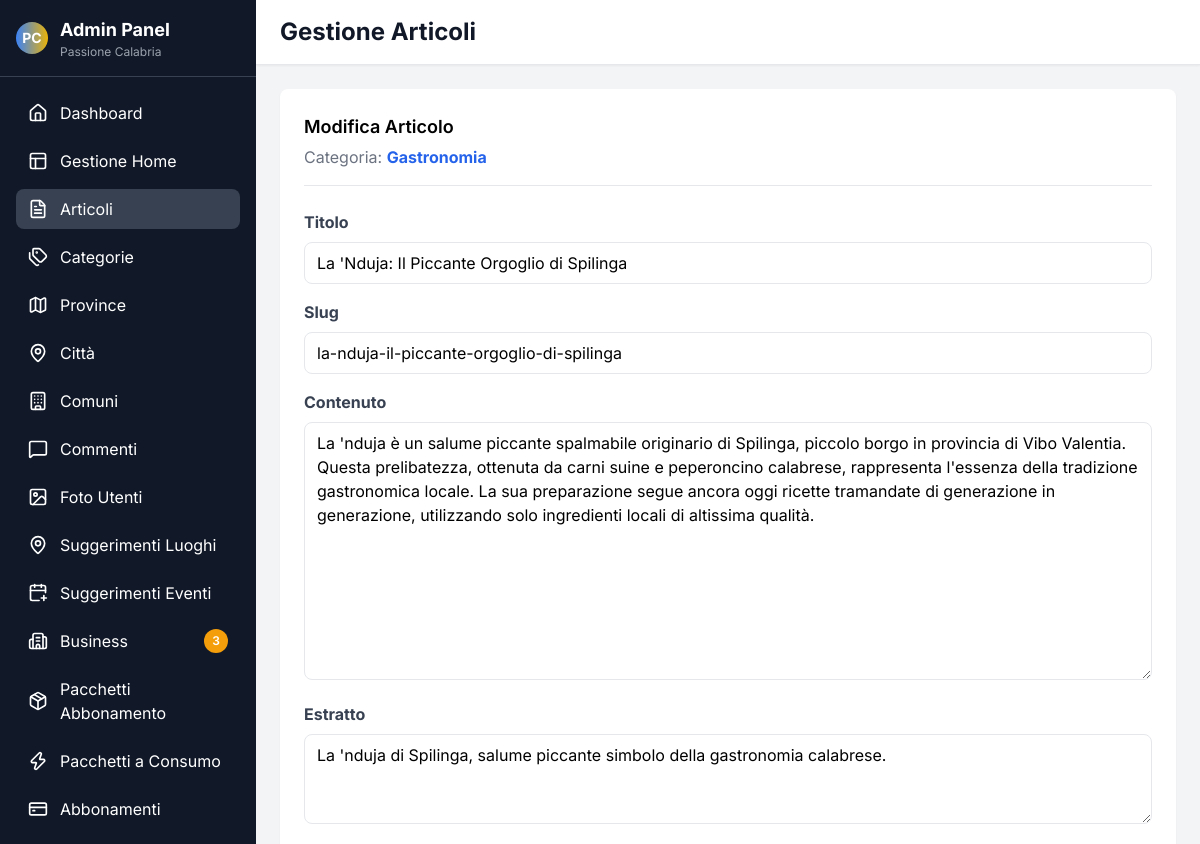
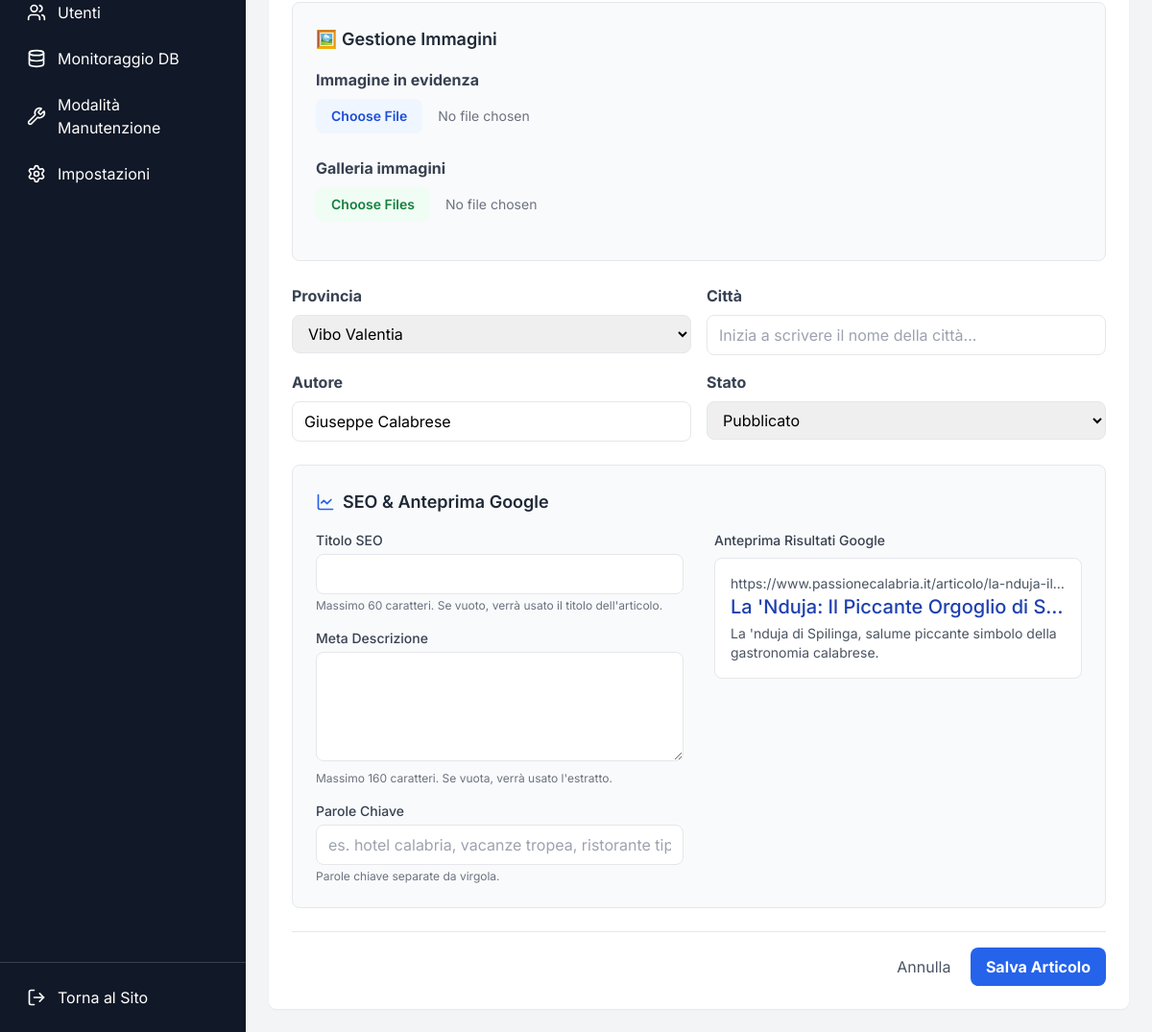
The app's page /admin/articoli.php?action=edit&id=3 with its own data (2 pictures, top to bottom).
### tables this page shows
CREATE TABLE `categories` (
  `id` int NOT NULL,
  `name` varchar(255) NOT NULL,
  `description` text,
  `icon` varchar(10) DEFAULT NULL,
  `created_at` timestamp NULL DEFAULT CURRENT_TIMESTAMP
);

CREATE TABLE `articles` (
  `id` int NOT NULL,
  `title` varchar(500) NOT NULL,
  `slug` varchar(500) NOT NULL,
  `content` longtext NOT NULL,
  `excerpt` text,
  `featured_image` varchar(500) DEFAULT NULL,
  `gallery_images` json DEFAULT NULL,
  `category_id` int NOT NULL,
  `province_id` int DEFAULT NULL,
  `city_id` int DEFAULT NULL,
  `author` varchar(255) DEFAULT NULL,
  `status` enum('draft','published','archived') DEFAULT 'published',
  `featured` tinyint(1) DEFAULT '0',
  `views` int DEFAULT '0',
  `latitude` decimal(10,8) DEFAULT NULL,
  `longitude` decimal(11,8) DEFAULT NULL,
  `allow_user_uploads` tinyint(1) DEFAULT '1',
  `created_at` timestamp NULL DEFAULT CURRENT_TIMESTAMP,
  `updated_at` timestamp NULL DEFAULT CURRENT_TIMESTAMP ON UPDATE CURRENT_TIMESTAMP,
  `json_data` json DEFAULT NULL,
  `hero_image` varchar(255) DEFAULT NULL,
  `logo` varchar(255) DEFAULT NULL
);

CREATE TABLE `provinces` (
  `id` int NOT NULL,
  `name` varchar(255) NOT NULL,
  `description` text,
  `image_path` varchar(500) DEFAULT NULL,
  `created_at` timestamp NULL DEFAULT CURRENT_TIMESTAMP
);

### includes/db_config.php (called while the page is built, shortened)
<?php
function getDatabaseConfig() {
    $host = getenv('DB_HOST');
    $dbname = getenv('DB_NAME');
    $username = getenv('DB_USER');
    $password = getenv('DB_PASSWORD');
    if (!$host) {
        $host = 'db5018301966.hosting-data.io';
        $dbname = 'dbs14504718';
        $username = 'dbu1167357';
        $password = 'Barboncino692@@';
    }
    return [
        'host' => $host,
        'dbname' => $dbname,
        'username' => $username,
        'password' => $password
    ];
}
?>

### includes/database_mysql.php (called while the page is built, shortened)
<?php
require_once __DIR__ . '/db_config.php';
class Database {
    public $pdo;
    private $connection_error = false;
    public function __construct() {
        $config = getDatabaseConfig();
        $this->host = $config['host'];
        $this->dbname = $config['dbname'];
        $this->username = $config['username'];
        $this->password = $config['password'];
        try {
            $dsn = "mysql:host={$this->host};dbname={$this->dbname};charset=utf8mb4";
            $options = [
                PDO::ATTR_ERRMODE => PDO::ERRMODE_EXCEPTION,
                PDO::ATTR_DEFAULT_FETCH_MODE => PDO::FETCH_ASSOC,
                PDO::ATTR_EMULATE_PREPARES => false,
            ];
            $this->pdo = new PDO($dsn, $this->username, $this->password, $options);
        } catch (PDOException $e) {
            $this->connection_error = true;
            $this->error_message = 'Errore connessione database MySQL: ' . $e->getMessage();
            error_log($this->error_message);
            $this->pdo = null;
        }
    }
    public function isConnected() {
        return !$this->connection_error && $this->pdo !== null;
    }
    public function getCategoryById($id) {
        $stmt = $this->pdo->prepare('SELECT * FROM categories WHERE id = ?');
        $stmt->execute([$id]);
        return $stmt->fetch();
    }
    public function getProvinces() {
        $stmt = $this->pdo->prepare('SELECT * FROM provinces ORDER BY name');
        $stmt->execute();
        return $stmt->fetchAll();
    }
    public function getArticleById($id) {
        $stmt = $this->pdo->prepare('SELECT a.id, a.title, a.slug, a.content, a.excerpt, a.category_id, a.province_id, a.city_id, a.status, a.author, a.featured_image, a.gallery_images, a.created_at, a.updated_at, a.views, a.featured, c.name as category_name, p.name as province_name, ci.name as city_name FROM articles a LEFT JOIN categories c ON a.category_id = c.id LEFT JOIN provinces p ON a.province_id = p.id LEFT JOIN cities ci ON a.city_id = ci.id WHERE a.id = ?');
        $stmt->execute([$id]);
        return $stmt->fetch();
    }
}
?>

### admin/forms/form_default.php (the view, shortened to what this page needs)
<div class="mb-4">
    <label for="title" class="block text-gray-700 font-bold mb-2">Titolo</label>
    <input type="text" name="title" id="title" class="w-full px-3 py-2 border rounded-lg" value="<?php echo htmlspecialchars($article['title'] ?? ''); ?>" required>
</div>
<div class="mb-4">
    <label for="slug" class="block text-gray-700 font-bold mb-2">Slug</label>
    <input type="text" name="slug" id="slug" class="w-full px-3 py-2 border rounded-lg" value="<?php echo htmlspecialchars($article['slug'] ?? ''); ?>" required>
</div>
<div class="mb-4">
    <label for="content" class="block text-gray-700 font-bold mb-2">Contenuto</label>
    <textarea name="content" id="content" rows="10" class="w-full px-3 py-2 border rounded-lg"><?php echo htmlspecialchars($article['content'] ?? ''); ?></textarea>
</div>
<div class="mb-4">
    <label for="excerpt" class="block text-gray-700 font-bold mb-2">Estratto</label>
    <textarea name="excerpt" id="excerpt" rows="3" class="w-full px-3 py-2 border rounded-lg"><?php echo htmlspecialchars($article['excerpt'] ?? ''); ?></textarea>
</div>
<div class="mb-6 p-6 bg-gray-50 rounded-lg border">
    <h3 class="text-lg font-semibold mb-4 text-gray-800">🖼️ Gestione Immagini</h3>
    <div class="mb-6">
        <label for="featured_image" class="block text-gray-700 font-bold mb-2">Immagine in evidenza</label>
        <input type="file" name="featured_image" id="featured_image" class="block w-full text-sm text-gray-500 file:mr-4 file:py-2 file:px-4 file:rounded-lg file:border-0 file:text-sm file:font-semibold file:bg-blue-50 file:text-blue-700 hover:file:bg-blue-100" accept="image/jpeg,image/jpg,image/png,image/webp">
    </div>
    <div class="mb-4">
        <label for="gallery_images" class="block text-gray-700 font-bold mb-2">Galleria immagini</label>
        <input type="file" name="gallery_images[]" id="gallery_images" class="block w-full text-sm text-gray-500 file:mr-4 file:py-2 file:px-4 file:rounded-lg file:border-0 file:text-sm file:font-semibold file:bg-green-50 file:text-green-700 hover:file:bg-green-100" accept="image/jpeg,image/jpg,image/png,image/webp" multiple>
    </div>
</div>
<div class="grid grid-cols-1 md:grid-cols-2 gap-4 mb-4">
    <div>
        <label for="province_id" class="block text-gray-700 font-bold mb-2">Provincia</label>
        <select name="province_id" id="province_id" class="w-full px-3 py-2 border rounded-lg">
            <?php foreach ($provinces as $province): ?>
            <option value="<?php echo $province['id']; ?>" <?php if (isset($article) && $article['province_id'] == $province['id']) echo 'selected'; ?>>
                <?php echo htmlspecialchars($province['name']); ?>
            </option>
            <?php endforeach; ?>
        </select>
    </div>
    <div>
        <label for="city_autocomplete" class="block text-gray-700 font-bold mb-2">Città</label>
        <input type="text" id="city_autocomplete" class="w-full px-3 py-2 border rounded-lg" placeholder="Inizia a digitare il nome della città..." value="<?php echo isset($article) && $article['city_id'] ? htmlspecialchars($article['city_name'] ?? '') : ''; ?>">
    </div>
</div>
<div class="grid grid-cols-1 md:grid-cols-2 gap-4">
    <div>
        <label for="author" class="block text-gray-700 font-bold mb-2">Autore</label>
        <input type="text" name="author" id="author" class="w-full px-3 py-2 border rounded-lg" value="<?php echo htmlspecialchars($article['author'] ?? 'Admin'); ?>">
    </div>
    <div>
        <label for="status" class="block text-gray-700 font-bold mb-2">Stato</label>
        <select name="status" id="status" class="w-full px-3 py-2 border rounded-lg">
            <option value="published" <?php if (isset($article) && $article['status'] === 'published') echo 'selected'; ?>>Pubblicato</option>
        </select>
    </div>
</div>
<?php include __DIR__ . '/partials/seo_section.php'; ?>

### admin/articoli.php (shortened to what this page needs)
<?php
require_once '../includes/database_mysql.php';
$db = new Database();
$action = $_GET['action'] ?? 'list';
$id = $_GET['id'] ?? null;
?>
<!DOCTYPE html>
<html lang="it">
<head>
    <script src="https://cdn.tailwindcss.com"></script>
    <link rel="stylesheet" href="../assets/css/style.css">
</head>
<body class="min-h-screen bg-gray-100 flex">
    <div class="bg-gray-900 text-white w-64 flex flex-col">
        <div class="p-4 border-b border-gray-700">
            <div class="flex items-center space-x-3">
                <div class="w-8 h-8 bg-gradient-to-r from-blue-500 to-yellow-500 rounded-full flex items-center justify-center">
                    <span class="text-white font-bold text-sm">PC</span>
                </div>
                <div>
                    <h1 class="font-bold text-lg">Admin Panel</h1>
                    <p class="text-xs text-gray-400">Passione Calabria</p>
                </div>
            </div>
        </div>
        <?php include 'partials/menu.php'; ?>
        <div class="p-4 border-t border-gray-700">
            <a href="../index.php" class="flex items-center space-x-3 px-3 py-2 rounded-lg hover:bg-gray-700 transition-colors"><i data-lucide="log-out" class="w-5 h-5"></i><span>Torna al Sito</span></a>
        </div>
    </div>
    <div class="flex-1 flex flex-col overflow-hidden">
        <header class="bg-white shadow-sm border-b border-gray-200 px-6 py-4">
            <div class="flex justify-between items-center">
                <h1 class="text-2xl font-bold text-gray-900">Gestione Articoli</h1>
            </div>
        </header>
        <main class="flex-1 overflow-auto p-6">
            <?php if ($action === 'list'): ?>
            <div class="bg-white rounded-lg shadow-sm p-6">
                <h2 class="text-lg font-semibold mb-4">Elenco Articoli</h2>
                <table class="w-full">
                    <thead>
                        <tr class="border-b bg-gray-50">
                            <th class="text-left py-3 px-2 font-semibold text-gray-700">Articolo</th>
                            <th class="text-left py-3 px-2 font-semibold text-gray-700">Categoria</th>
                            <th class="text-left py-3 px-2 font-semibold text-gray-700">Stato</th>
                            <th class="text-left py-3 px-2 font-semibold text-gray-700">Azioni</th>
                        </tr>
                    </thead>
                    <tbody>
                        <?php
                        $articles = $db->getArticles(null, 0, false);
                        foreach ($articles as $article):
                        ?>
                        <tr class="border-b hover:bg-gray-50">
                            <td class="py-3 px-2">
                                <div class="flex items-center space-x-3">
                                    <?php if (!empty($article['featured_image'])): ?>
                                    <img src="../<?php echo htmlspecialchars($article['featured_image']); ?>" alt="<?php echo htmlspecialchars($article['title']); ?>" class="w-12 h-12 object-cover rounded-lg border">
                                    <?php else: ?>
                                    <div class="w-12 h-12 bg-gray-200 rounded-lg border flex items-center justify-center">
                                        <i data-lucide="image" class="w-5 h-5 text-gray-400"></i>
                                    </div>
                                    <?php endif; ?>
                                    <div>
                                        <div class="font-medium"><?php echo htmlspecialchars($article['title']); ?></div>
                                        <div class="text-sm text-gray-500">di <?php echo htmlspecialchars($article['author']); ?></div>
                                    </div>
                                </div>
                            </td>
                            <td class="py-3 px-2">
                                <span class="inline-block px-2 py-1 text-xs font-semibold rounded-full bg-blue-100 text-blue-800">
                                    <?php echo htmlspecialchars($article['category_name']); ?>
                                </span>
                            </td>
                            <td class="py-3 px-2">
                                <?php
                                $statusColors = [
                                    'published' => 'bg-green-100 text-green-800',
                                    'draft' => 'bg-yellow-100 text-yellow-800',
                                    'archived' => 'bg-gray-100 text-gray-800'
                                ];
                                $statusClass = $statusColors[$article['status']] ?? 'bg-gray-100 text-gray-800';
                                ?>
                                <span class="inline-block px-2 py-1 text-xs font-semibold rounded-full <?php echo $statusClass; ?>">
                                    <?php echo ucfirst($article['status']); ?>
                                </span>
                            </td>
                            <td class="py-3 px-2">
                                <div class="flex space-x-2">
                                    <a href="articoli.php?action=edit&id=<?php echo $article['id']; ?>"
                                       class="inline-flex items-center px-3 py-1 text-xs font-medium text-blue-600 bg-blue-100 rounded-lg hover:bg-blue-200 transition-colors">
                                        <i data-lucide="edit" class="w-3 h-3 mr-1"></i>
                                        Modifica
                                    </a>
                                    <a href="articoli.php?action=delete&id=<?php echo $article['id']; ?>"
                                       class="inline-flex items-center px-3 py-1 text-xs font-medium text-red-600 bg-red-100 rounded-lg hover:bg-red-200 transition-colors"
                                       onclick="return confirm('Sei sicuro di voler eliminare questo articolo? Tutte le immagini associate verranno eliminate.');">
                                        <i data-lucide="trash-2" class="w-3 h-3 mr-1"></i>
                                        Elimina
                                    </a>
                                </div>
                            </td>
                        </tr>
                        <?php endforeach; ?>
                    </tbody>
                </table>
            </div>
            <?php elseif ($action === 'new' || $action === 'edit'):
                $category_id = $_GET['category_id'] ?? null;
                $category_name = 'Default';
                if ($action === 'edit' && $id) {
                    $article = $db->getArticleById($id);
                    $category_id = $article['category_id'];
                }
                if ($category_id) {
                    $category = $db->getCategoryById($category_id);
                    $category_name = $category['name'] ?? 'Sconosciuta';
                }
                $form_template = 'form_default.php';
                $form_path = 'forms/' . $form_template;
                $provinces = $db->getProvinces();
            ?>
            <div class="bg-white rounded-lg shadow-sm p-6">
                <h2 class="text-lg font-semibold mb-1">
                    <?php echo $action === 'edit' ? 'Modifica Articolo' : 'Nuovo Articolo'; ?>
                </h2>
                <p class="text-gray-500 mb-6 border-b pb-4">
                    Categoria: <span class="font-bold text-blue-600"><?php echo htmlspecialchars($category_name); ?></span>
                </p>
                <form action="articoli.php?action=<?php echo $action; ?><?php if ($id) echo '&id='.$id; ?>" method="POST" enctype="multipart/form-data">
                    <?php include $form_path; ?>
                    <div class="text-right mt-6 border-t pt-4">
                        <a href="articoli.php" class="text-gray-600 hover:underline mr-4">Annulla</a>
                        <button type="submit" class="bg-blue-600 hover:bg-blue-700 text-white font-bold py-2 px-4 rounded-lg">Salva Articolo</button>
                    </div>
                </form>
            </div>
            <?php endif; ?>
        </main>
    </div>
</body>
</html>

### assets/css/style.css (style rules this page uses)
:root { --calabria-blue: #2563eb; --calabria-blue-light: #3b82f6; --calabria-blue-dark: #1d4ed8; --calabria-gold: #f59e0b; --calabria-gold-light: #fbbf24; --calabria-gold-dark: #d97706; --calabria-teal: #14b8a6; --calabria-green: #10b981; }
* { scroll-behavior: smooth; }
body { font-family: 'Inter', -apple-system, BlinkMacSystemFont, 'Segoe UI', Roboto, sans-serif; line-height: 1.6; }

### records on screen
categories: name "Gastronomia"
articles: title "La 'Nduja: Il Piccante Orgoglio di Spilinga", slug "la-nduja-il-piccante-orgoglio-di-spilinga", content "La 'nduja è un salume piccante spalmabile originario di Spilinga, piccolo borgo in provincia di Vibo Valentia. Questa prelibatezza, ottenuta da carni suine e peperoncino calabrese, rappresenta l'essenza della tradizione gastronomica locale. La sua preparazione segue ancora oggi ricette tramandate di generazione in generazione, utilizzando solo ingredienti locali di altissima qualità.", excerpt "La 'nduja di Spilinga, salume piccante simbolo della gastronomia calabrese.", province_id "Vibo Valentia", author "Giuseppe Calabrese", status "Pubblicato"

### other values on screen
$item['label'] "Dashboard"
$item['label'] "Gestione Home"
$item['label'] "Articoli"
$item['label'] "Categorie"
$item['label'] "Province"
$item['label'] "Città"
$item['label'] "Comuni"
$item['label'] "Commenti"
$item['label'] "Foto Utenti"
$item['label'] "Suggerimenti Luoghi"
$item['label'] "Suggerimenti Eventi"
$item['label'] "Business"
$countToShow "3"
$item['label'] "Pacchetti Abbonamento"
$item['label'] "Pacchetti a Consumo"
